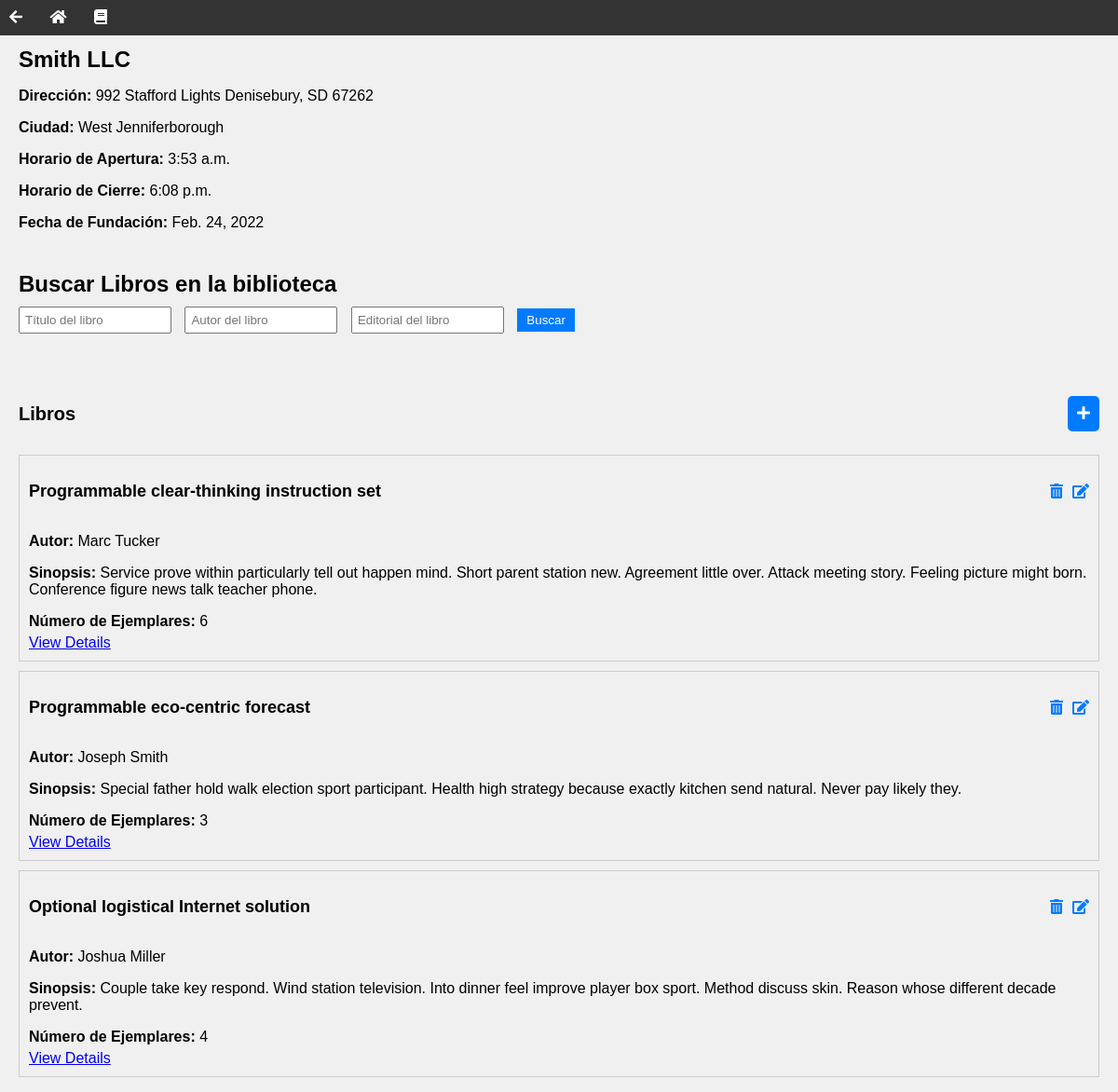
Before: /bibliotecas/32/ with the older database file.
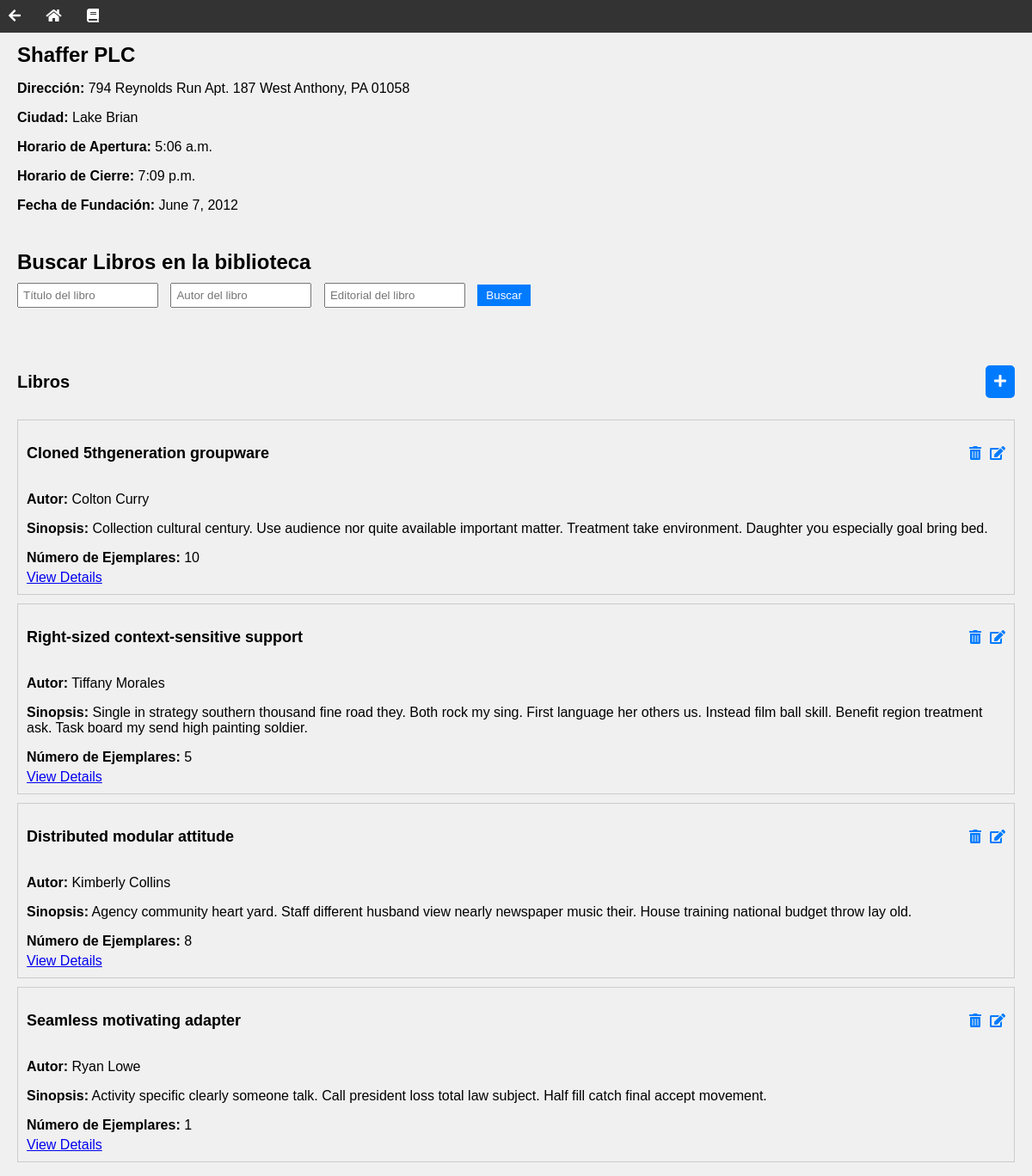
After: the same page with the newer database file.
### biblioteca/models.py (models this page shows, shortened)
class Biblioteca(models.Model):
    nombre = models.CharField(max_length=100)
    direccion = models.CharField(max_length=200, help_text="Debe contener un número al final")
    ciudad = models.CharField(max_length=100)
    horario_apertura = models.TimeField()
    horario_cierre = models.TimeField()
    fecha_fundacion = models.DateField()
    normas = models.FileField(upload_to='normas/', null=True, blank=True)

class Libro(models.Model):
    titulo = models.CharField(max_length=200)
    autor = models.CharField(max_length=100)
    sinopsis = models.TextField()
    anio_publicacion = models.DateField()
    editorial = models.CharField(max_length=100)
    isbn = models.CharField(max_length=17, help_text="Formato: 0-7645-2641-3")
    num_ejemplares = models.IntegerField()
    biblioteca = models.ForeignKey(Biblioteca, on_delete=models.CASCADE)

### biblioteca/views.py (the view, shortened to what this page needs)
# urls.py: path("bibliotecas/<int:biblioteca_id>/", views.biblioteca_detail, name="biblioteca_detail"),
def biblioteca_detail(request, biblioteca_id):
    biblioteca = repository.get_biblioteca(biblioteca_id)
    libros = biblioteca.libro_set.all()
    titulo = None
    autor = None
    editorial = None
    return render(request, "biblioteca_detail.html", {"biblioteca": biblioteca, "libros": libros, "titulo": titulo, "autor": autor, "editorial": editorial})

### biblioteca/service.py (called while the page is built)
    def get_biblioteca(self, biblioteca_id):
        return Biblioteca.objects.get(id=biblioteca_id)

### biblioteca/templates/biblioteca_detail.html (shortened to what this page needs)
{% extends "base.html" %}
{% block content %}
<h1 class="biblioteca-detail-title">{{ biblioteca.nombre }}</h1>
<p class="biblioteca-detail-info"><strong>Dirección:</strong> {{ biblioteca.direccion }}</p>
<p class="biblioteca-detail-info"><strong>Ciudad:</strong> {{ biblioteca.ciudad }}</p>
<p class="biblioteca-detail-info"><strong>Horario de Apertura:</strong> {{ biblioteca.horario_apertura }}</p>
<p class="biblioteca-detail-info"><strong>Horario de Cierre:</strong> {{ biblioteca.horario_cierre }}</p>
<p class="biblioteca-detail-info"><strong>Fecha de Fundación:</strong> {{ biblioteca.fecha_fundacion }}</p>
<h2 class="biblioteca-detail-libros-header">Buscar Libros en la biblioteca</h2>
<div class="biblioteca-detail-search-menu">
    <form method="post">
        <input type="text" name="titulo" placeholder="Título del libro" class="biblioteca-detail-search-input">
        <input type="text" name="autor" placeholder="Autor del libro" class="biblioteca-detail-search-input">
        <input type="text" name="editorial" placeholder="Editorial del libro" class="biblioteca-detail-search-input">
        <button type="submit" class="biblioteca-detail-search-button">Buscar</button>
    </form>
</div>
<div class="biblioteca-detail-libros-header">
    <h2 class="biblioteca-detail-libros-title">Libros</h2>
    <a href="{% url 'form_create_libro' %}" class="biblioteca-detail-create-button">
        <i class="fas fa-plus"></i>
    </a>
</div>
<ul class="biblioteca-detail-libros-list">
    {% for libro in libros %}
    <li class="biblioteca-detail-libro-item">
        <div class="biblioteca-detail-libro-item-content">
            <h3 class="biblioteca-detail-libro-title">{{ libro.titulo }}</h3>
            <div class="biblioteca-detail-libro-actions">
                <a href="{% url 'delete_libro' libro.id %}" class="biblioteca-detail-delete-button">
                    <i class="fas fa-trash-alt"></i>
                </a>
                <a href="{% url 'form_edit_libro' libro.id %}" class="biblioteca-detail-edit-button">
                    <i class="fas fa-edit"></i>
                </a>
            </div>
        </div>
        <p class="biblioteca-detail-libro-info"><strong>Autor:</strong> {{ libro.autor }}</p>
        <p class="biblioteca-detail-libro-info"><strong>Sinopsis:</strong> {{ libro.sinopsis }}</p>
        <p class="biblioteca-detail-libro-info"><strong>Número de Ejemplares:</strong> {{ libro.num_ejemplares }}</p>
        <a href="{% url 'libro_detail' libro.id %}" class="biblioteca-detail-libro-info">View Details</a>
    </li>
    {% endfor %}
</ul>
{% endblock %}

Changed rows visible on the page:
no longer on this page (row edited): Libro: titulo "Programmable clear-thinking instruction set", autor "Marc Tucker", sinopsis "Service prove within particularly tell out happen mind. Short parent station new. Agreement little over. Attack meeting story. Feeling picture might born. Conference figure news talk teacher phone.", num_ejemplares "6"
no longer on this page (row edited): Libro: titulo "Programmable eco-centric forecast", autor "Joseph Smith", sinopsis "Special father hold walk election sport participant. Health high strategy because exactly kitchen send natural. Never pay likely they.", num_ejemplares "3"
no longer on this page (row edited): Libro: titulo "Optional logistical Internet solution", autor "Joshua Miller", sinopsis "Couple take key respond. Wind station television. Into dinner feel improve player box sport. Method discuss skin. Reason whose different decade prevent.", num_ejemplares "4"
changed Biblioteca: nombre "Smith LLC" → "Shaffer PLC"; direccion "992 Stafford Lights Denisebury, SD 67262" → "794 Reynolds Run Apt. 187 West Anthony, PA 01058"; ciudad "West Jenniferborough" → "Lake Brian"; horario_apertura "3:53 a.m." → "5:06 a.m."; horario_cierre "6:08 p.m." → "7:09 p.m."; fecha_fundacion "Feb. 24, 2022" → "June 7, 2012"
now on this page (row edited): Libro: titulo "Cloned 5thgeneration groupware", autor "Colton Curry", sinopsis "Collection cultural century. Use audience nor quite available important matter. Treatment take environment. Daughter you especially goal bring bed.", num_ejemplares "10"
now on this page (row edited): Libro: titulo "Right-sized context-sensitive support", autor "Tiffany Morales", sinopsis "Single in strategy southern thousand fine road they. Both rock my sing. First language her others us. Instead film ball skill. Benefit region treatment ask. Task board my send high painting soldier.", num_ejemplares "5"
now on this page (row edited): Libro: titulo "Distributed modular attitude", autor "Kimberly Collins", sinopsis "Agency community heart yard. Staff different husband view nearly newspaper music their. House training national budget throw lay old.", num_ejemplares "8"
now on this page (row edited): Libro: titulo "Seamless motivating adapter", autor "Ryan Lowe", sinopsis "Activity specific clearly someone talk. Call president loss total law subject. Half fill catch final accept movement.", num_ejemplares "1"
